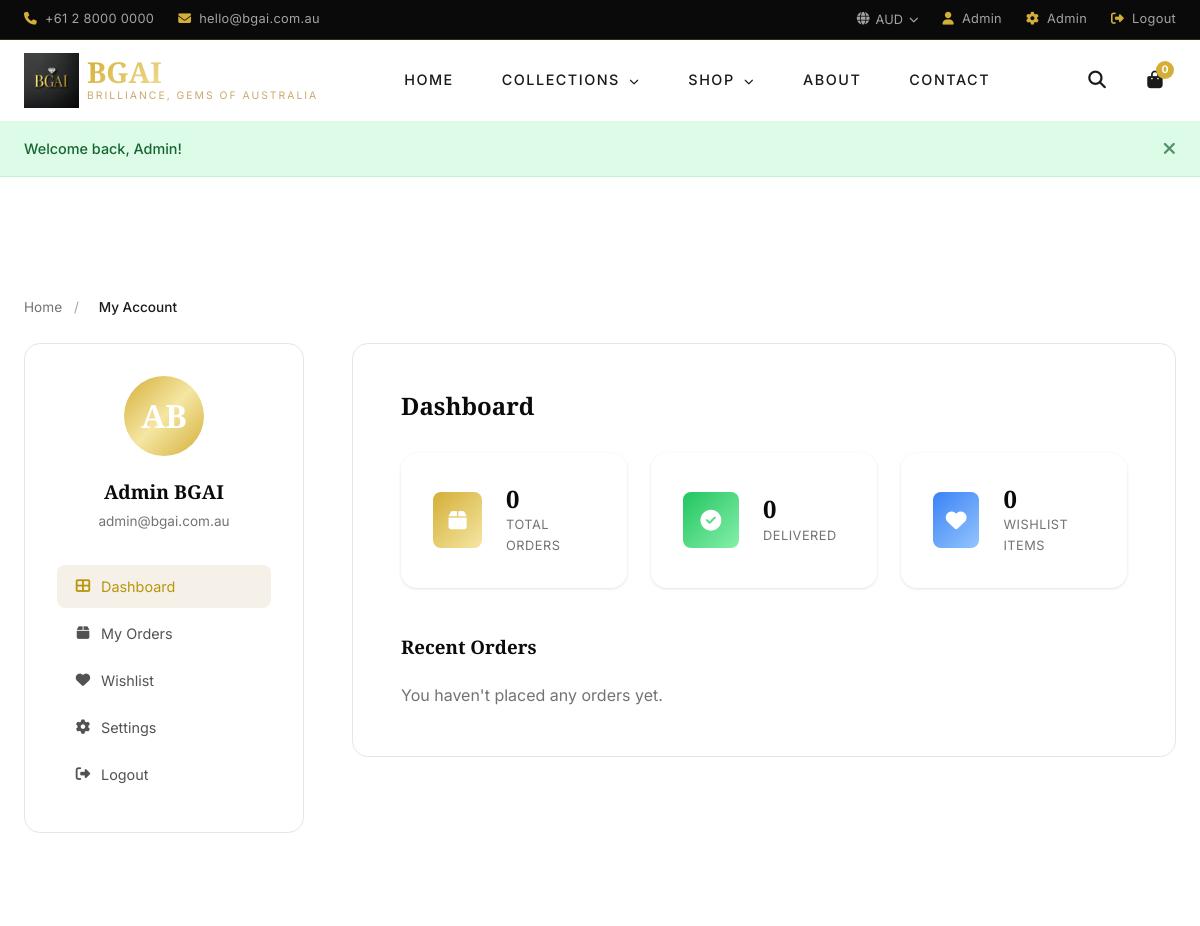
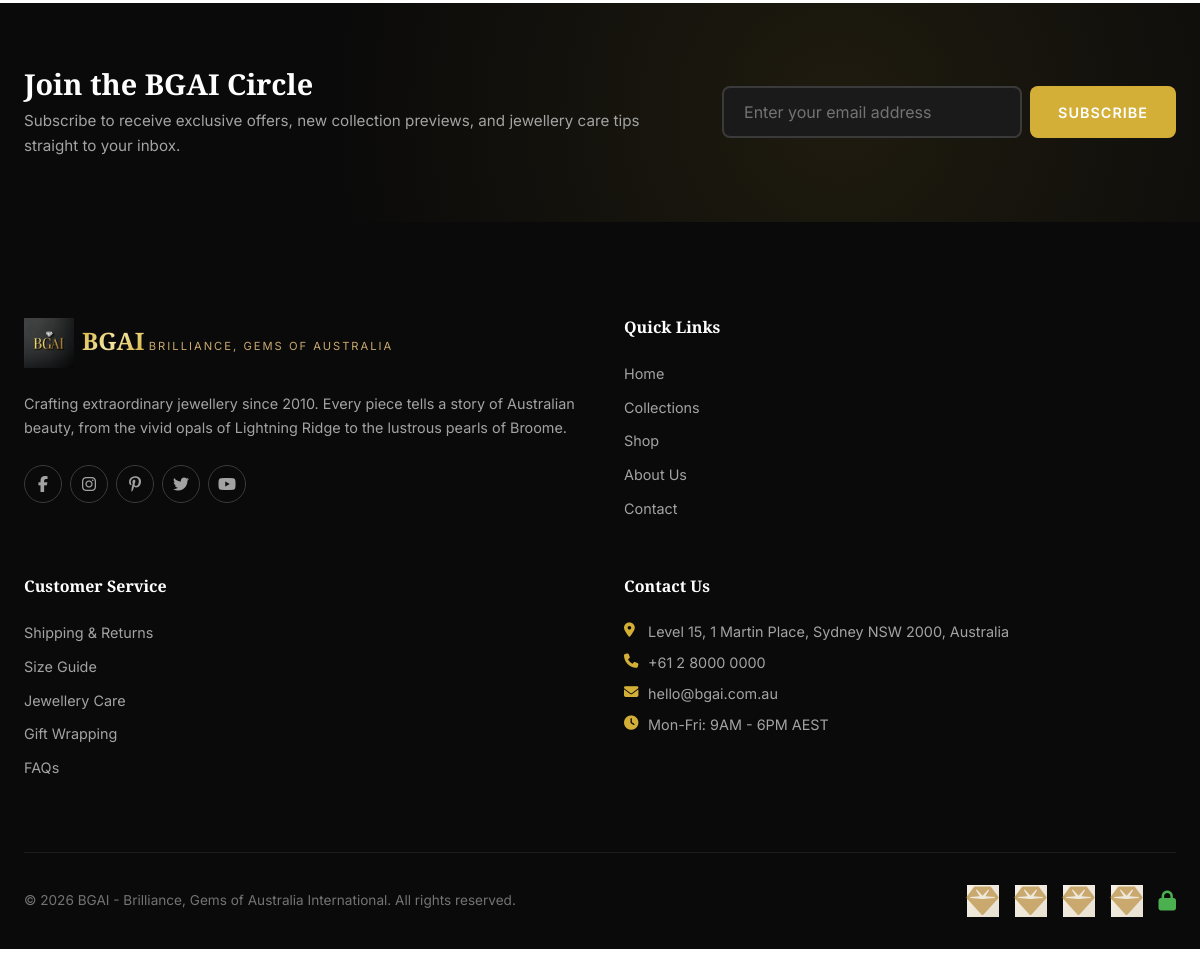
Page /bgai-ecommerce/profile.php (signed in) on the committed database (2 pictures, top to bottom).
### tables this page shows
CREATE TABLE IF NOT EXISTS users (
    id INT PRIMARY KEY AUTO_INCREMENT,
    first_name VARCHAR(100) NOT NULL,
    last_name VARCHAR(100) NOT NULL,
    email VARCHAR(255) NOT NULL UNIQUE,
    phone VARCHAR(20),
    password VARCHAR(255) NOT NULL,
    address_line1 VARCHAR(255),
    address_line2 VARCHAR(255),
    city VARCHAR(100),
    state VARCHAR(100),
    postal_code VARCHAR(20),
    country VARCHAR(100),
    country_code VARCHAR(5) DEFAULT 'AU',
    currency_preference VARCHAR(5) DEFAULT 'AUD',
    is_subscribed BOOLEAN DEFAULT FALSE,
    role ENUM('customer', 'admin') DEFAULT 'customer',
    status ENUM('active', 'inactive', 'suspended') DEFAULT 'active',
    last_login TIMESTAMP NULL,
    created_at TIMESTAMP DEFAULT CURRENT_TIMESTAMP,
    updated_at TIMESTAMP DEFAULT CURRENT_TIMESTAMP ON UPDATE CURRENT_TIMESTAMP
);

### bgai-ecommerce/includes/auth_functions.php (called while the page is built, shortened)
<?php
function getCurrentUser() {
    $db = db();
    $stmt = $db->prepare("SELECT id, first_name, last_name, email, phone, address_line1, address_line2, city, state, postal_code, country, country_code, currency_preference, is_subscribed, role, created_at FROM users WHERE id = ? AND status = 'active'");
    $stmt->execute([$_SESSION['user_id']]);
    return $stmt->fetch();
}
?>

### bgai-ecommerce/includes/functions.php (called while the page is built, shortened)
<?php
function e($string) {
    return htmlspecialchars($string ?? '', ENT_QUOTES, 'UTF-8');
}
?>

### bgai-ecommerce/profile.php (the view, shortened to what this page needs)
<?php
require_once __DIR__ . '/includes/header.php';
$user = getCurrentUser();
$activeTab = $_GET['tab'] ?? 'dashboard';
$db = db();
$orders = $db->prepare("SELECT * FROM orders WHERE user_id = ? ORDER BY created_at DESC LIMIT 20");
$orders->execute([$_SESSION['user_id']]);
$userOrders = $orders->fetchAll();
$wishlist = $db->prepare("SELECT w.*, p.name, p.slug, p.base_price, p.status,
    (SELECT image_path FROM product_images WHERE product_id = p.id AND is_primary = 1 LIMIT 1) as image
    FROM wishlist w JOIN products p ON w.product_id = p.id WHERE w.user_id = ? ORDER BY w.created_at DESC");
$wishlist->execute([$_SESSION['user_id']]);
$wishlistItems = $wishlist->fetchAll();
?>
<section class="profile-section">
    <div class="container">
        <div class="breadcrumbs">
            <a href="<?php echo APP_URL; ?>">Home</a> <span>/</span>
            <span class="current">My Account</span>
        </div>
        <div class="profile-layout">
            <div class="profile-sidebar">
                <div class="profile-avatar">
                    <?php echo strtoupper(substr($user['first_name'], 0, 1) . substr($user['last_name'], 0, 1)); ?>
                </div>
                <h3 class="profile-name"><?php echo e($user['first_name'] . ' ' . $user['last_name']); ?></h3>
                <p class="profile-email"><?php echo e($user['email']); ?></p>
                <nav class="profile-nav">
                    <a href="?tab=dashboard" class="<?php echo $activeTab === 'dashboard' ? 'active' : ''; ?>">
                        <i class="fas fa-th-large"></i> Dashboard
                    </a>
                    <a href="?tab=orders" class="<?php echo $activeTab === 'orders' ? 'active' : ''; ?>">
                        <i class="fas fa-box"></i> My Orders
                    </a>
                    <a href="?tab=wishlist" class="<?php echo $activeTab === 'wishlist' ? 'active' : ''; ?>">
                        <i class="fas fa-heart"></i> Wishlist
                    </a>
                    <a href="?tab=settings" class="<?php echo $activeTab === 'settings' ? 'active' : ''; ?>">
                        <i class="fas fa-cog"></i> Settings
                    </a>
                    <a href="<?php echo APP_URL; ?>/api/logout.php">
                        <i class="fas fa-sign-out-alt"></i> Logout
                    </a>
                </nav>
            </div>
            <div class="profile-content">
                <?php if ($activeTab === 'dashboard'): ?>
                    <h2>Dashboard</h2>
                    <div class="stats-grid" style="margin-bottom:var(--space-2xl);">
                        <div class="stat-card">
                            <div class="stat-icon gold"><i class="fas fa-box"></i></div>
                            <div class="stat-info">
                                <h3><?php echo count($userOrders); ?></h3>
                                <p>Total Orders</p>
                            </div>
                        </div>
                        <div class="stat-card">
                            <div class="stat-icon green"><i class="fas fa-check-circle"></i></div>
                            <div class="stat-info">
                                <h3><?php echo count(array_filter($userOrders, fn($o) => $o['order_status'] === 'delivered')); ?></h3>
                                <p>Delivered</p>
                            </div>
                        </div>
                        <div class="stat-card">
                            <div class="stat-icon blue"><i class="fas fa-heart"></i></div>
                            <div class="stat-info">
                                <h3><?php echo count($wishlistItems); ?></h3>
                                <p>Wishlist Items</p>
                            </div>
                        </div>
                    </div>
                    <h3 style="font-family:var(--font-heading); margin-bottom:var(--space-lg);">Recent Orders</h3>
                    <?php if (count($userOrders) > 0): ?>
                        <div class="admin-table-container">
                            <table class="orders-table">
                                <thead>
                                    <tr>
                                        <th>Order</th>
                                        <th>Date</th>
                                        <th>Total</th>
                                        <th>Status</th>
                                        <th>Payment</th>
                                    </tr>
                                </thead>
                                <tbody>
                                    <?php foreach (array_slice($userOrders, 0, 5) as $order): ?>
                                        <tr>
                                            <td><strong><?php echo e($order['order_number']); ?></strong></td>
                                            <td><?php echo date('d M Y', strtotime($order['created_at'])); ?></td>
                                            <td><?php echo formatPrice($order['total_amount']); ?></td>
                                            <td><span class="order-status status-<?php echo $order['order_status']; ?>"><?php echo ucfirst($order['order_status']); ?></span></td>
                                            <td><span class="order-status status-<?php echo $order['payment_status']; ?>"><?php echo ucfirst($order['payment_status']); ?></span></td>
                                        </tr>
                                    <?php endforeach; ?>
                                </tbody>
                            </table>
                        </div>
                    <?php else: ?>
                        <p class="text-muted">You haven't placed any orders yet.</p>
                    <?php endif; ?>
                <?php endif; ?>
            </div>
        </div>
    </div>
</section>
<?php require_once __DIR__ . '/includes/footer.php'; ?>

### rows in the picture
users: first_name+last_name "AB", first_name+last_name "Admin BGAI", email "admin@bgai.com.au"

### other values in the picture
$_SESSION['currency_code'] "AUD"
explode(' ', $userName)[0] "Admin"
$cartCount "0"
$flash['message'] "Welcome back, Admin!"
count($userOrders) "0"
count($wishlistItems) "0"
